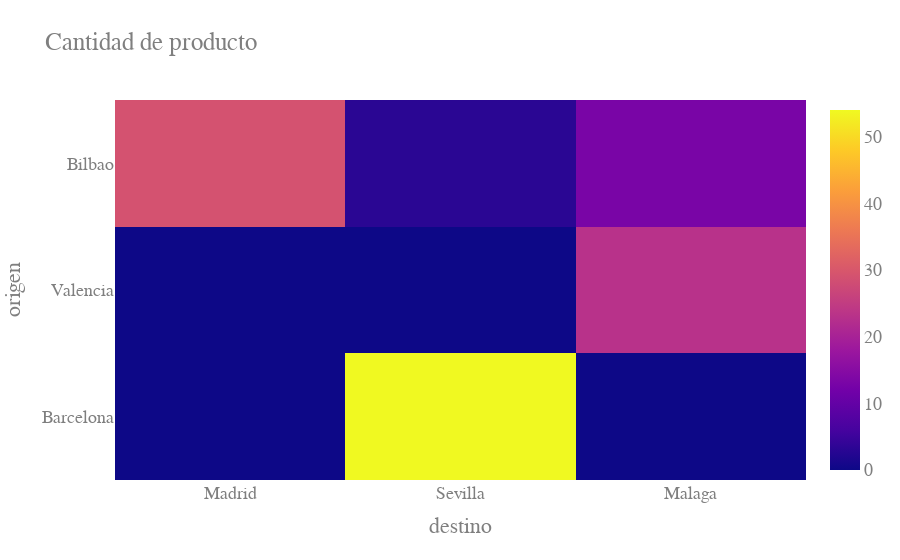

This figure's notebook cell:
### Code cell
df_aux = df_results[['origen','destino','cantidad']].drop_duplicates().pivot(index='destino',values='cantidad', columns='origen').fillna(0)

fig = go.Figure(data=go.Heatmap(
                   z=df_aux.values,
                   y=df_results['origen'].unique().tolist(),
                   x=df_results['destino'].unique().tolist(),
                   hoverongaps = False))
fig.update_yaxes(title_text='origen')
fig.update_xaxes(title_text='destino')
fig.update_layout(title='Cantidad de producto')
fig.update_layout(font=dict(family="Courier New, monospace", size=18, color="#7f7f7f"))
fig.show()

### Figure 1 — Plotly figure (JSON) as saved in the notebook; plotly's stock layout.template omitted (floating-point values rounded to 4 significant figures)
{"data": [{"hoverongaps": false, "type": "heatmap", "x": ["Madrid", "Sevilla", "Malaga"], "y": ["Barcelona", "Valencia", "Bilbao"], "z": [[0, 54, 0], [0, 0, 23], [29, 3, 13]]}], "layout": {"font": {"color": "#7f7f7f", "family": "Courier New, monospace", "size": 18}, "title": {"text": "Cantidad de producto"}, "xaxis": {"title": {"text": "destino"}}, "yaxis": {"title": {"text": "origen"}}}}
